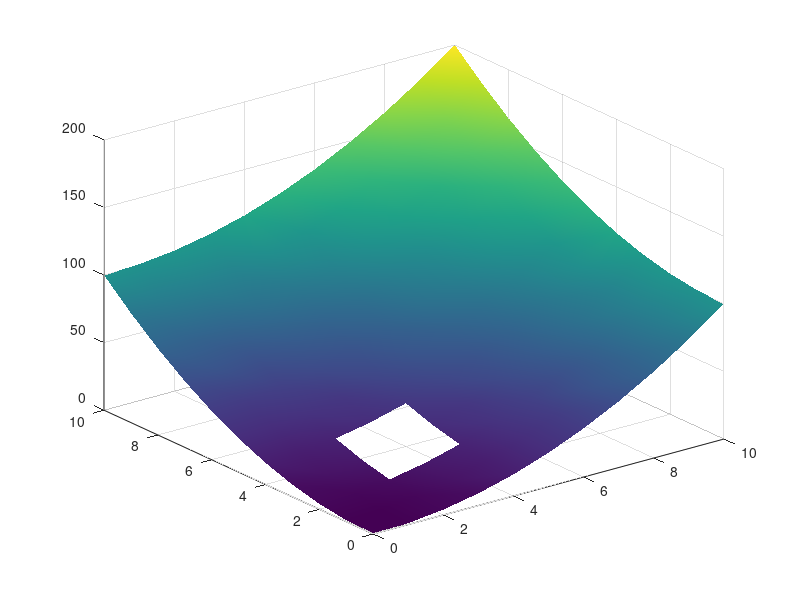

Reproduce this figure in MATLAB.
% code to test surf with an array containing nan's

x = linspace(0,10,11);
y = x;
[X, Y] = meshgrid(x,y);

Z = X.^2 + Y.^2;

Z(4,4) = NaN;

sh = surf(X, Y, Z);

shading interp


